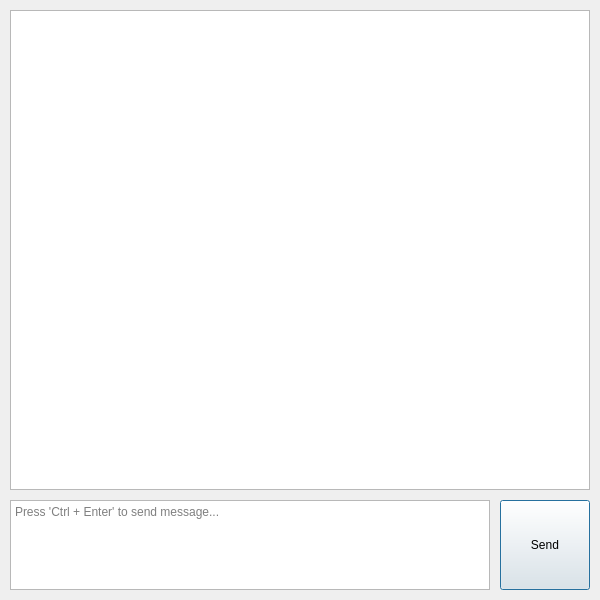
<?xml version="1.0" encoding="UTF-8"?>
<ui version="4.0">
 <class>TextChatDialog</class>
 <widget class="QDialog" name="TextChatDialog">
  <property name="geometry">
   <rect>
    <x>0</x>
    <y>0</y>
    <width>600</width>
    <height>600</height>
   </rect>
  </property>
  <property name="sizePolicy">
   <sizepolicy hsizetype="Fixed" vsizetype="Fixed">
    <horstretch>0</horstretch>
    <verstretch>0</verstretch>
   </sizepolicy>
  </property>
  <property name="minimumSize">
   <size>
    <width>600</width>
    <height>600</height>
   </size>
  </property>
  <property name="maximumSize">
   <size>
    <width>600</width>
    <height>600</height>
   </size>
  </property>
  <property name="windowTitle">
   <string>TextChat</string>
  </property>
  <widget class="QTextBrowser" name="textBrowser">
   <property name="geometry">
    <rect>
     <x>10</x>
     <y>10</y>
     <width>580</width>
     <height>480</height>
    </rect>
   </property>
   <property name="acceptDrops">
    <bool>false</bool>
   </property>
  </widget>
  <widget class="QTextEdit" name="textEdit">
   <property name="geometry">
    <rect>
     <x>10</x>
     <y>500</y>
     <width>480</width>
     <height>90</height>
    </rect>
   </property>
   <property name="acceptDrops">
    <bool>false</bool>
   </property>
   <property name="placeholderText">
    <string>Press 'Ctrl + Enter' to send message...</string>
   </property>
  </widget>
  <widget class="QPushButton" name="pushButton">
   <property name="geometry">
    <rect>
     <x>500</x>
     <y>500</y>
     <width>90</width>
     <height>90</height>
    </rect>
   </property>
   <property name="text">
    <string>Send</string>
   </property>
  </widget>
 </widget>
 <resources/>
 <connections/>
</ui>
